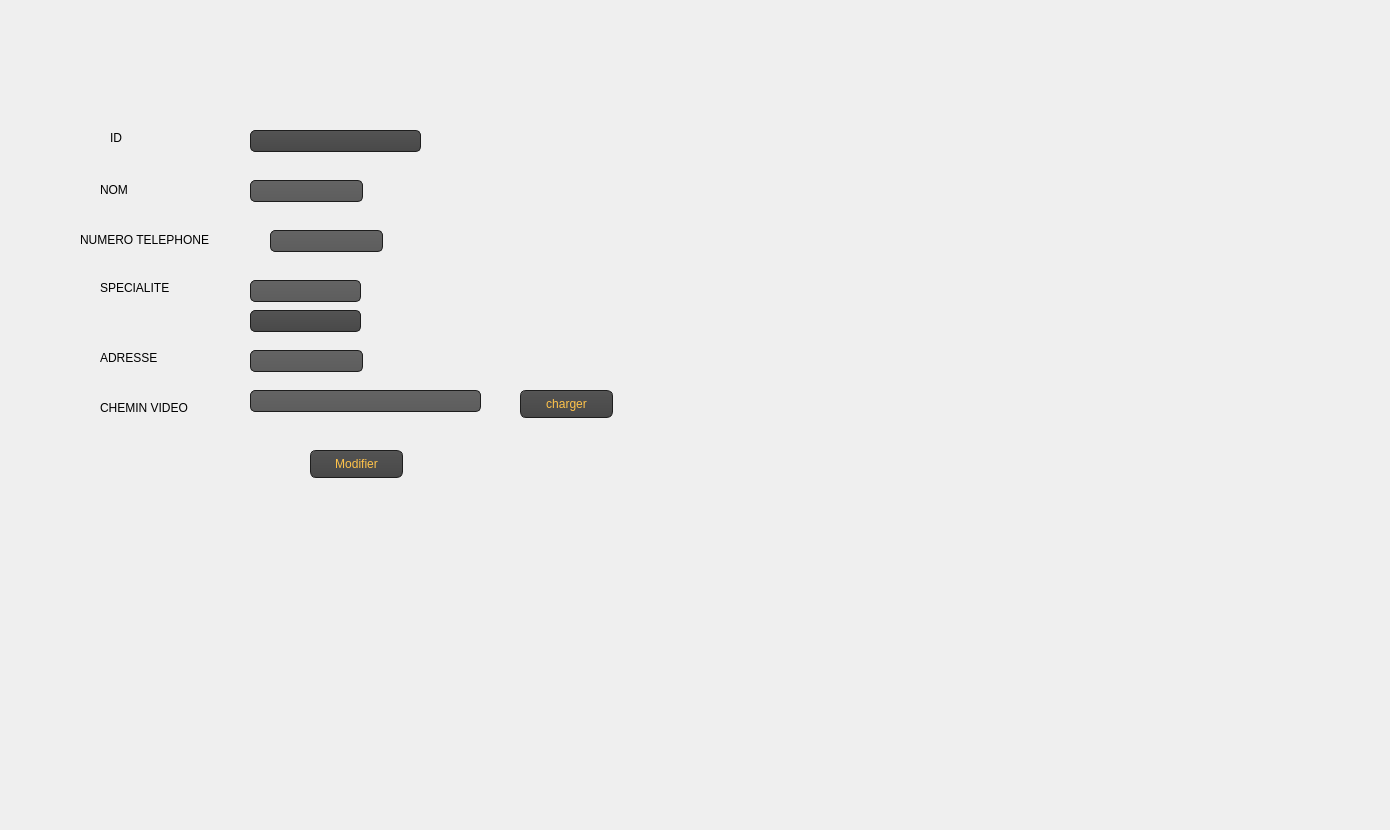
   <widget class="QWidget" name="tab_2">
    <attribute name="title">
     <string>Modifier</string>
    </attribute>
    <widget class="QComboBox" name="comboBox_3">
     <property name="geometry">
      <rect>
       <x>250</x>
       <y>310</y>
       <width>111</width>
       <height>22</height>
      </rect>
     </property>
     <property name="styleSheet">
      <string notr="true">QComboBox
{
 color: #ffc34a;
    selection-background-color: #ffaa00;
    background-color: QLinearGradient( x1: 0, y1: 0, x2: 0, y2: 1, stop: 0 #565656, stop: 0.1 #525252, stop: 0.5 #4e4e4e, stop: 0.9 #4a4a4a, stop: 1 #464646);
    border-style: solid;
    border: 1px solid #1e1e1e;
    border-radius: 5;
}

QComboBox:hover,QPushButton:hover
{
    border: 2px solid QLinearGradient( x1: 0, y1: 0, x2: 0, y2: 1, stop: 0 #ffa02f, stop: 1 #d7801a);
}


QComboBox:on
{
    padding-top: 3px;
    padding-left: 4px;
    background-color: QLinearGradient( x1: 0, y1: 0, x2: 0, y2: 1, stop: 0 #2d2d2d, stop: 0.1 #2b2b2b, stop: 0.5 #292929, stop: 0.9 #282828, stop: 1 #252525);
    selection-background-color: #ffaa00;
}

QComboBox QAbstractItemView
{
    border: 2px solid darkgray;
    selection-background-color: QLinearGradient( x1: 0, y1: 0, x2: 0, y2: 1, stop: 0 #ffa02f, stop: 1 #d7801a);
}

QComboBox::drop-down
{
     subcontrol-origin: padding;
     subcontrol-position: top right;
     width: 15px;

     border-left-width: 0px;
     border-left-color: darkgray;
     border-left-style: solid; /* just a single line */
     border-top-right-radius: 3px; /* same radius as the QComboBox */
     border-bottom-right-radius: 3px;
 }

QComboBox::down-arrow
{
     image: url(:/down_arrow.png);
}</string>
     </property>
     <item>
      <property name="text">
       <string/>
      </property>
     </item>
     <item>
      <property name="text">
       <string>s1</string>
      </property>
     </item>
     <item>
      <property name="text">
       <string>s2</string>
      </property>
     </item>
     <item>
      <property name="text">
       <string>s3</string>
      </property>
     </item>
    </widget>
    <widget class="QLineEdit" name="lineEdit_ntel_3">
     <property name="geometry">
      <rect>
       <x>270</x>
       <y>230</y>
       <width>113</width>
       <height>22</height>
      </rect>
     </property>
     <property name="styleSheet">
      <string notr="true">QLineEdit
{
color: #ffc34a;
    background-color: QLinearGradient( x1: 0, y1: 0, x2: 0, y2: 1, stop: 0 #ffc34a, stop: 0 #646464, stop: 1 #5d5d5d);
    padding: 1px;
    border-style: solid;
    border: 1px solid #1e1e1e;
    border-radius: 5;
}</string>
     </property>
    </widget>
    <widget class="QLineEdit" name="lineEdit_nom_3">
     <property name="geometry">
      <rect>
       <x>250</x>
       <y>180</y>
       <width>113</width>
       <height>22</height>
      </rect>
     </property>
     <property name="styleSheet">
      <string notr="true">QLineEdit
{
color: #ffc34a;
    background-color: QLinearGradient( x1: 0, y1: 0, x2: 0, y2: 1, stop: 0 #ffc34a, stop: 0 #646464, stop: 1 #5d5d5d);
    padding: 1px;
    border-style: solid;
    border: 1px solid #1e1e1e;
    border-radius: 5;
}</string>
     </property>
    </widget>
    <widget class="QLabel" name="label_13">
     <property name="geometry">
      <rect>
       <x>100</x>
       <y>180</y>
       <width>91</width>
       <height>20</height>
      </rect>
     </property>
     <property name="styleSheet">
      <string notr="true">font: 75 10pt &quot;MS Shell Dlg 2&quot;;</string>
     </property>
     <property name="text">
      <string>NOM</string>
     </property>
    </widget>
    <widget class="QLabel" name="label_14">
     <property name="geometry">
      <rect>
       <x>100</x>
       <y>280</y>
       <width>91</width>
       <height>16</height>
      </rect>
     </property>
     <property name="styleSheet">
      <string notr="true">font: 75 10pt &quot;MS Shell Dlg 2&quot;;</string>
     </property>
     <property name="text">
      <string>SPECIALITE</string>
     </property>
    </widget>
    <widget class="QLineEdit" name="lineEdit_ad_3">
     <property name="geometry">
      <rect>
       <x>250</x>
       <y>350</y>
       <width>113</width>
       <height>22</height>
      </rect>
     </property>
     <property name="styleSheet">
      <string notr="true">QLineEdit
{
color: #ffc34a;
    background-color: QLinearGradient( x1: 0, y1: 0, x2: 0, y2: 1, stop: 0 #ffc34a, stop: 0 #646464, stop: 1 #5d5d5d);
    padding: 1px;
    border-style: solid;
    border: 1px solid #1e1e1e;
    border-radius: 5;
}</string>
     </property>
    </widget>
    <widget class="QLabel" name="label_15">
     <property name="geometry">
      <rect>
       <x>110</x>
       <y>130</y>
       <width>56</width>
       <height>16</height>
      </rect>
     </property>
     <property name="styleSheet">
      <string notr="true">font: 75 10pt &quot;MS Shell Dlg 2&quot;;</string>
     </property>
     <property name="text">
      <string>ID</string>
     </property>
    </widget>
    <widget class="QLabel" name="label_16">
     <property name="geometry">
      <rect>
       <x>100</x>
       <y>350</y>
       <width>91</width>
       <height>16</height>
      </rect>
     </property>
     <property name="styleSheet">
      <string notr="true">font: 75 10pt &quot;MS Shell Dlg 2&quot;;</string>
     </property>
     <property name="text">
      <string>ADRESSE</string>
     </property>
    </widget>
    <widget class="QLabel" name="label_17">
     <property name="geometry">
      <rect>
       <x>80</x>
       <y>230</y>
       <width>171</width>
       <height>20</height>
      </rect>
     </property>
     <property name="styleSheet">
      <string notr="true">font: 75 10pt &quot;MS Shell Dlg 2&quot;;</string>
     </property>
     <property name="text">
      <string>NUMERO TELEPHONE</string>
     </property>
    </widget>
    <widget class="QComboBox" name="comboBox_4">
     <property name="geometry">
      <rect>
       <x>250</x>
       <y>130</y>
       <width>171</width>
       <height>22</height>
      </rect>
     </property>
     <property name="styleSheet">
      <string notr="true">QComboBox
{
 color: #ffc34a;
    selection-background-color: #ffaa00;
    background-color: QLinearGradient( x1: 0, y1: 0, x2: 0, y2: 1, stop: 0 #565656, stop: 0.1 #525252, stop: 0.5 #4e4e4e, stop: 0.9 #4a4a4a, stop: 1 #464646);
    border-style: solid;
    border: 1px solid #1e1e1e;
    border-radius: 5;
}

QComboBox:hover,QPushButton:hover
{
    border: 2px solid QLinearGradient( x1: 0, y1: 0, x2: 0, y2: 1, stop: 0 #ffa02f, stop: 1 #d7801a);
}


QComboBox:on
{
    padding-top: 3px;
    padding-left: 4px;
    background-color: QLinearGradient( x1: 0, y1: 0, x2: 0, y2: 1, stop: 0 #2d2d2d, stop: 0.1 #2b2b2b, stop: 0.5 #292929, stop: 0.9 #282828, stop: 1 #252525);
    selection-background-color: #ffaa00;
}

QComboBox QAbstractItemView
{
    border: 2px solid darkgray;
    selection-background-color: QLinearGradient( x1: 0, y1: 0, x2: 0, y2: 1, stop: 0 #ffa02f, stop: 1 #d7801a);
}

QComboBox::drop-down
{
     subcontrol-origin: padding;
     subcontrol-position: top right;
     width: 15px;

     border-left-width: 0px;
     border-left-color: darkgray;
     border-left-style: solid; /* just a single line */
     border-top-right-radius: 3px; /* same radius as the QComboBox */
     border-bottom-right-radius: 3px;
 }

QComboBox::down-arrow
{
     image: url(:/down_arrow.png);
}</string>
     </property>
    </widget>
    <widget class="QPushButton" name="modifier">
     <property name="geometry">
      <rect>
       <x>310</x>
       <y>450</y>
       <width>93</width>
       <height>28</height>
      </rect>
     </property>
     <property name="styleSheet">
      <string notr="true">QPushButton
{
    color: #ffc34a;
    background-color: QLinearGradient( x1: 0, y1: 0, x2: 0, y2: 1, stop: 0 #565656, stop: 0.1 #525252, stop: 0.5 #4e4e4e, stop: 0.9 #4a4a4a, stop: 1 #464646);
    border-width: 1px;
    border-color: #1e1e1e;
    border-style: solid;
    border-radius: 6;
    padding: 3px;
    font-size: 12px;
    padding-left: 5px;
    padding-right: 5px;
}

QPushButton:pressed
{
    background-color: QLinearGradient( x1: 0, y1: 0, x2: 0, y2: 1, stop: 0 #2d2d2d, stop: 0.1 #2b2b2b, stop: 0.5 #292929, stop: 0.9 #282828, stop: 1 #252525);
}</string>
     </property>
     <property name="text">
      <string>Modifier</string>
     </property>
    </widget>
    <widget class="QLineEdit" name="lineEdit_sp_4">
     <property name="geometry">
      <rect>
       <x>250</x>
       <y>280</y>
       <width>111</width>
       <height>22</height>
      </rect>
     </property>
     <property name="styleSheet">
      <string notr="true">QLineEdit
{
color: #ffc34a;
    background-color: QLinearGradient( x1: 0, y1: 0, x2: 0, y2: 1, stop: 0 #ffc34a, stop: 0 #646464, stop: 1 #5d5d5d);
    padding: 1px;
    border-style: solid;
    border: 1px solid #1e1e1e;
    border-radius: 5;
}</string>
     </property>
    </widget>
    <widget class="QLabel" name="label_9">
     <property name="geometry">
      <rect>
       <x>100</x>
       <y>400</y>
       <width>131</width>
       <height>16</height>
      </rect>
     </property>
     <property name="styleSheet">
      <string notr="true">font: 75 10pt &quot;MS Shell Dlg 2&quot;;</string>
     </property>
     <property name="text">
      <string>CHEMIN VIDEO</string>
     </property>
    </widget>
    <widget class="QPushButton" name="pushButton_10">
     <property name="geometry">
      <rect>
       <x>520</x>
       <y>390</y>
       <width>93</width>
       <height>28</height>
      </rect>
     </property>
     <property name="styleSheet">
      <string notr="true">QPushButton
{
    color: #ffc34a;
    background-color: QLinearGradient( x1: 0, y1: 0, x2: 0, y2: 1, stop: 0 #565656, stop: 0.1 #525252, stop: 0.5 #4e4e4e, stop: 0.9 #4a4a4a, stop: 1 #464646);
    border-width: 1px;
    border-color: #1e1e1e;
    border-style: solid;
    border-radius: 6;
    padding: 3px;
    font-size: 12px;
    padding-left: 5px;
    padding-right: 5px;
}

QPushButton:pressed
{
    background-color: QLinearGradient( x1: 0, y1: 0, x2: 0, y2: 1, stop: 0 #2d2d2d, stop: 0.1 #2b2b2b, stop: 0.5 #292929, stop: 0.9 #282828, stop: 1 #252525);
}
</string>
     </property>
     <property name="text">
      <string>charger</string>
     </property>
    </widget>
    <widget class="QLineEdit" name="lien_video2">
     <property name="geometry">
      <rect>
       <x>250</x>
       <y>390</y>
       <width>231</width>
       <height>22</height>
      </rect>
     </property>
     <property name="styleSheet">
      <string notr="true">QLineEdit
{
color: #ffc34a;
    background-color: QLinearGradient( x1: 0, y1: 0, x2: 0, y2: 1, stop: 0 #ffc34a, stop: 0 #646464, stop: 1 #5d5d5d);
    padding: 1px;
    border-style: solid;
    border: 1px solid #1e1e1e;
    border-radius: 5;
}</string>
     </property>
    </widget>
    <widget class="QLabel" name="label">
     <property name="geometry">
      <rect>
       <x>10</x>
       <y>0</y>
       <width>1101</width>
       <height>821</height>
      </rect>
     </property>
     <property name="styleSheet">
      <string notr="true"/>
     </property>
     <property name="text">
      <string/>
     </property>
     <property name="pixmap">
      <pixmap>../labo2/PHOTO.png</pixmap>
     </property>
    </widget>
    <widget class="QLabel" name="label_26">
     <property name="geometry">
      <rect>
       <x>-90</x>
       <y>-10</y>
       <width>1381</width>
       <height>681</height>
      </rect>
     </property>
     <property name="text">
      <string/>
     </property>
     <property name="pixmap">
      <pixmap>../wallpaperflare.com_wallpaper (1) (1).png</pixmap>
     </property>
    </widget>
    <zorder>label_26</zorder>
    <zorder>label</zorder>
    <zorder>comboBox_3</zorder>
    <zorder>lineEdit_ntel_3</zorder>
    <zorder>lineEdit_nom_3</zorder>
    <zorder>label_13</zorder>
    <zorder>label_14</zorder>
    <zorder>lineEdit_ad_3</zorder>
    <zorder>label_15</zorder>
    <zorder>label_16</zorder>
    <zorder>label_17</zorder>
    <zorder>comboBox_4</zorder>
    <zorder>modifier</zorder>
    <zorder>lineEdit_sp_4</zorder>
    <zorder>label_9</zorder>
    <zorder>pushButton_10</zorder>
    <zorder>lien_video2</zorder>
   </widget>
